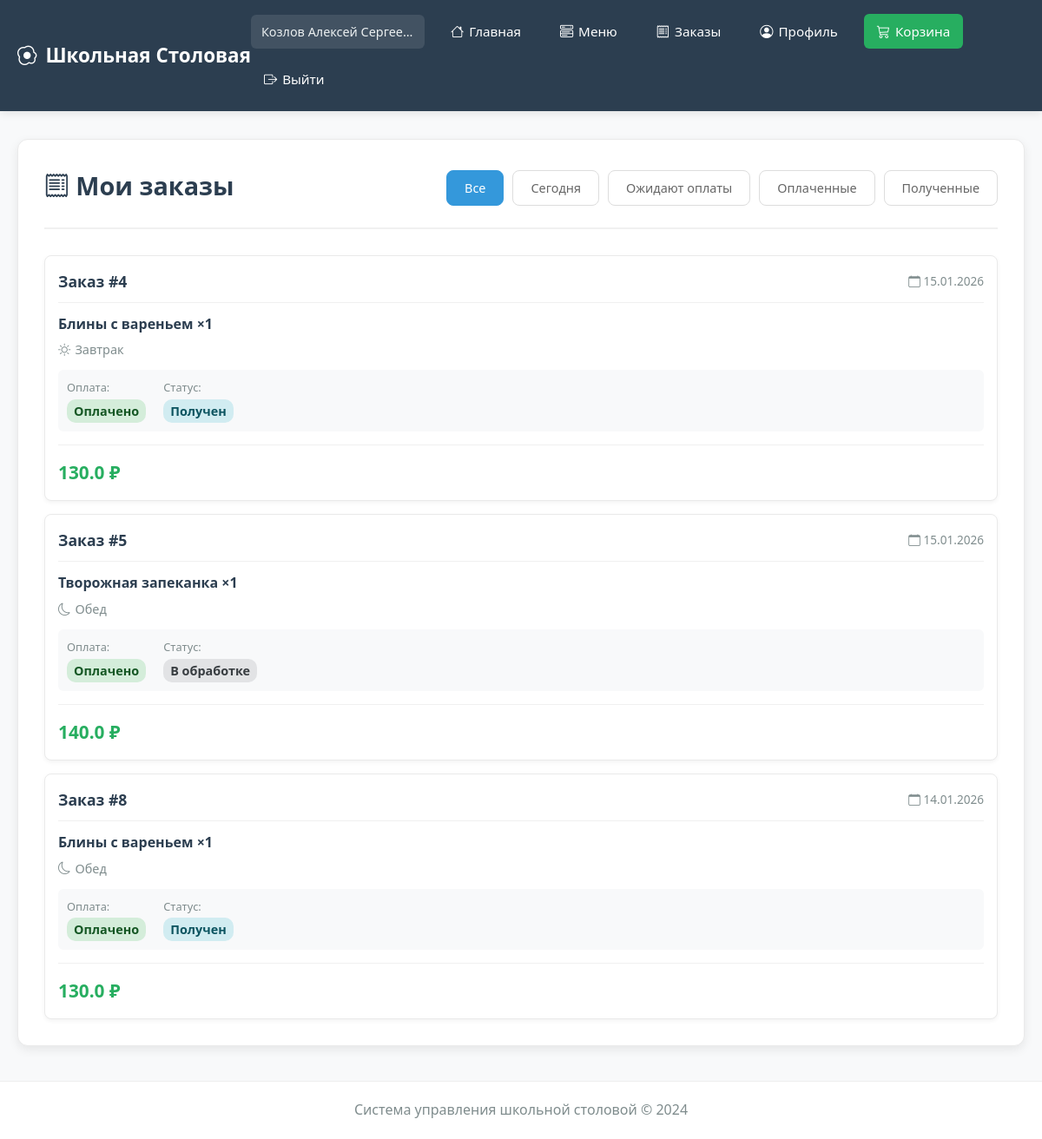
/user/orders (signed in), run on an earlier commit of the app's database.
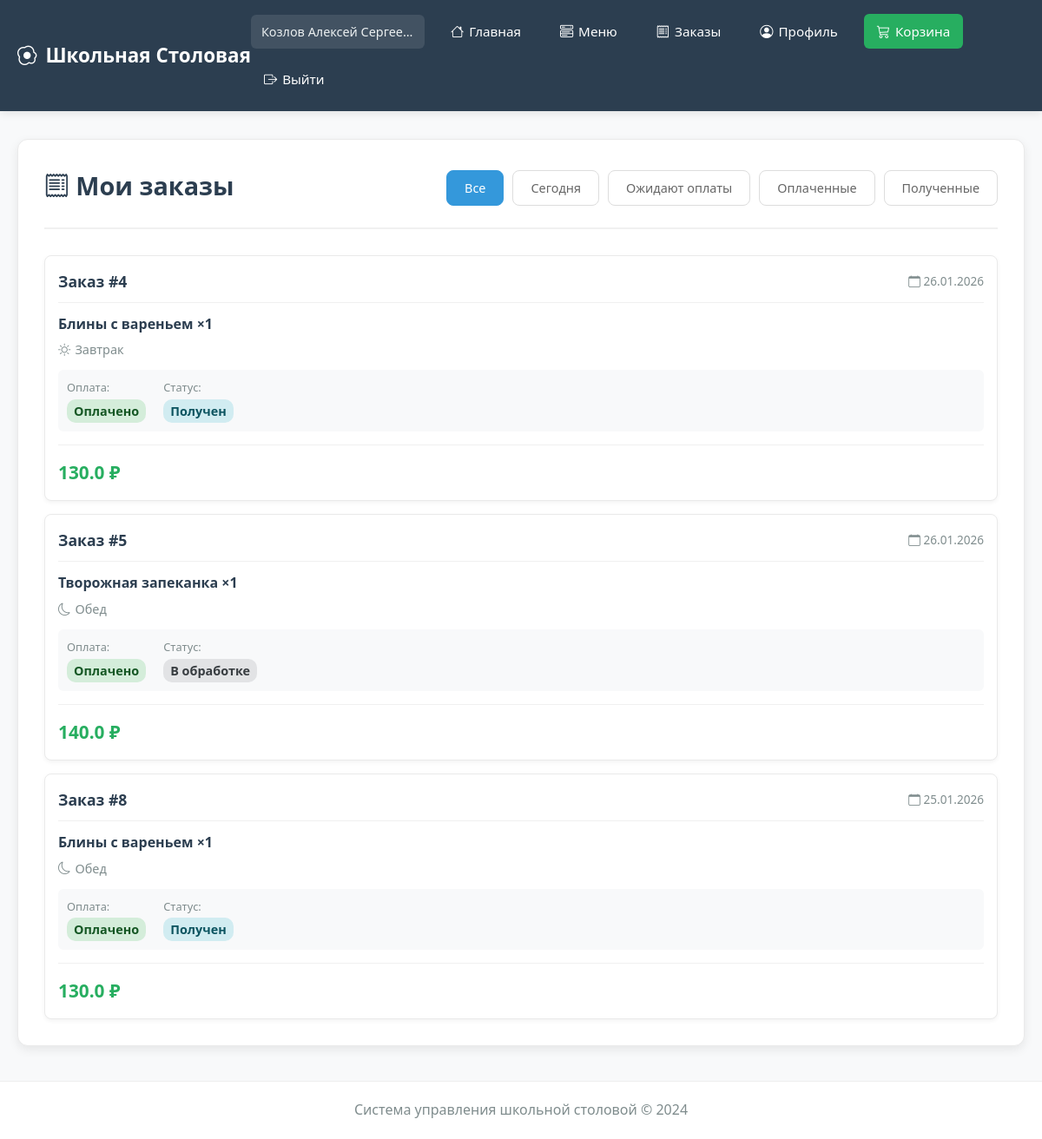
And on a later commit of the database.
### modules/core/models.py (models this page shows, shortened)
class Order(db.Model):
    __tablename__ = 'orders'
    id = db.Column(db.Integer, primary_key=True)
    user_id = db.Column(db.Integer, db.ForeignKey('users.id'), nullable=False)
    menu_item_id = db.Column(db.Integer, db.ForeignKey('menu_items.id'), nullable=False)
    subscription_id = db.Column(db.Integer, db.ForeignKey('subscriptions.id'), nullable=True)
    order_date = db.Column(db.Date, default=datetime.utcnow().date, nullable=False)
    meal_time = db.Column(db.String(20), nullable=False)  # 'breakfast', 'lunch'
    quantity = db.Column(db.Integer, default=1)
    status = db.Column(db.String(20), default='ordered')  # 'ordered', 'preparing', 'ready', 'received', 'cancelled'
    payment_type = db.Column(db.String(20))  # 'single', 'subscription'
    payment_status = db.Column(db.String(20), default='pending')  # 'pending', 'paid', 'failed', 'refunded'
    special_requests = db.Column(db.Text)
    created_at = db.Column(db.DateTime, default=datetime.utcnow)
    user = db.relationship('User', backref='orders')
    menu_item = db.relationship('MenuItem', backref='orders')
    subscription = db.relationship('Subscription', backref='orders')
    @property
    def total_price(self):
        return self.menu_item.price * self.quantity

class MenuItem(db.Model):
    __tablename__ = 'menu_items'
    id = db.Column(db.Integer, primary_key=True)
    name = db.Column(db.String(100), nullable=False)
    description = db.Column(db.Text)
    price = db.Column(db.Float, nullable=False)
    category = db.Column(db.String(50))  # 'breakfast', 'lunch', 'snack'
    meal_type = db.Column(db.String(20))  # 'vegetarian', 'meat', 'fish', etc.
    allergens = db.Column(db.Text)  # JSON список аллергенов
    available = db.Column(db.Boolean, default=True)
    image_url = db.Column(db.String(255))
    created_at = db.Column(db.DateTime, default=datetime.utcnow)

### modules/user/routes.py (the view)
@user_bp.route('/orders')
@login_required
def my_orders():
    if current_user.role != 'student':
        flash('Доступ запрещен', 'danger')
        return redirect(url_for('index'))
    from modules.core.models import Order
    from datetime import datetime
    filter_type = request.args.get('filter', 'all')
    query = Order.query.filter_by(user_id=current_user.id)
    if filter_type == 'pending':
        query = query.filter_by(payment_status='pending')
    elif filter_type == 'paid':
        query = query.filter_by(payment_status='paid')
    elif filter_type == 'received':
        query = query.filter_by(status='received')
    elif filter_type == 'today':
        today = datetime.today().date()
        query = query.filter_by(order_date=today)
    user_orders = query.order_by(Order.order_date.desc(), Order.created_at.desc()).all()
    return render_template('user/orders.html', orders=user_orders)

### app.py (called while the page is built)
@login_manager.user_loader
def load_user(user_id):
    try:
        from modules.core.models import User
        return User.query.get(int(user_id))
    except Exception as e:
        print(f"{user_id}: {e}")
        return None

@app.context_processor
def inject_cart_count():
    return {'cart_count': get_cart_count()}

@app.context_processor
def inject_now():
    return {'now': datetime.utcnow()}

@app.context_processor
def inject_pending_requests():
    from modules.core.models import SupplyRequest
    try:
        if current_user.is_authenticated and current_user.role == 'admin':
            pending_count = SupplyRequest.query.filter_by(status='pending').count()
            return {'pending_requests_count': pending_count}
    except:
        pass
    return {'pending_requests_count': 0}

### modules/user/routes.py (called while the page is built)
def get_cart_count():
    cart = session.get('cart', {})
    total = sum(item.get('quantity', 0) for item in cart.values())
    return total

### templates/user/orders.html (shortened to what this page needs)
{% extends "base.html" %}
{% block content %}
<div class="orders-container">
    <div class="orders-header">
        <h1 style="font-size: 1.8rem; margin-bottom: 5px;">
            <i class="bi bi-receipt"></i> Мои заказы
        </h1>
        <div class="filter-buttons">
            <a href="{{ url_for('user.my_orders', filter='all') }}"
               class="filter-btn {% if request.args.get('filter', 'all') == 'all' %}active{% endif %}">
                Все
            </a>
            <a href="{{ url_for('user.my_orders', filter='today') }}"
               class="filter-btn {% if request.args.get('filter') == 'today' %}active{% endif %}">
                Сегодня
            </a>
            <a href="{{ url_for('user.my_orders', filter='pending') }}"
               class="filter-btn {% if request.args.get('filter') == 'pending' %}active{% endif %}">
                Ожидают оплаты
            </a>
            <a href="{{ url_for('user.my_orders', filter='paid') }}"
               class="filter-btn {% if request.args.get('filter') == 'paid' %}active{% endif %}">
                Оплаченные
            </a>
            <a href="{{ url_for('user.my_orders', filter='received') }}"
               class="filter-btn {% if request.args.get('filter') == 'received' %}active{% endif %}">
                Полученные
            </a>
        </div>
    </div>
    {% if orders %}
    <div class="order-list-compact">
        {% for order in orders %}
        <div class="order-item-compact">
            <div class="order-header-compact">
                <div class="order-id-compact">Заказ #{{ order.id }}</div>
                <div class="order-date-compact">
                    <i class="bi bi-calendar"></i> {{ order.order_date.strftime('%d.%m.%Y') }}
                </div>
            </div>
            <div class="order-content-compact">
                <div class="order-item-info-compact">
                    <div class="item-name-compact">{{ order.menu_item.name }} ×{{ order.quantity }}</div>
                    <div class="order-time-compact">
                        {% if order.meal_time == 'breakfast' %}
                            <i class="bi bi-sun"></i> Завтрак
                        {% else %}
                            <i class="bi bi-moon"></i> Обед
                        {% endif %}
                    </div>
                </div>
                <div class="order-status-compact">
                    <div class="status-item">
                        <span class="status-label">Оплата:</span>
                        <span class="status-value {% if order.payment_status == 'paid' %}status-paid{% else %}status-pending{% endif %}">
                            {{ 'Оплачено' if order.payment_status == 'paid' else 'Ожидает' }}
                        </span>
                    </div>
                    <div class="status-item">
                        <span class="status-label">Статус:</span>
                        <span class="status-value {% if order.status == 'received' %}status-received{% else %}status-processing{% endif %}">
                            {{ 'Получен' if order.status == 'received' else 'В обработке' }}
                        </span>
                    </div>
                </div>
            </div>
            <div class="order-footer-compact">
                <div class="order-total-compact">
                    {{ order.total_price or (order.menu_item.price * order.quantity) }} ₽
                </div>
            </div>
        </div>
        {% endfor %}
    </div>
    {% endif %}
</div>
{% endblock %}

What changed in the data, as far as the page shows it:
changed Order id 4: order_date "15.01.2026" → "26.01.2026"
changed Order "В обработке": order_date "15.01.2026" → "26.01.2026"
changed Order id 8: order_date "14.01.2026" → "25.01.2026"
